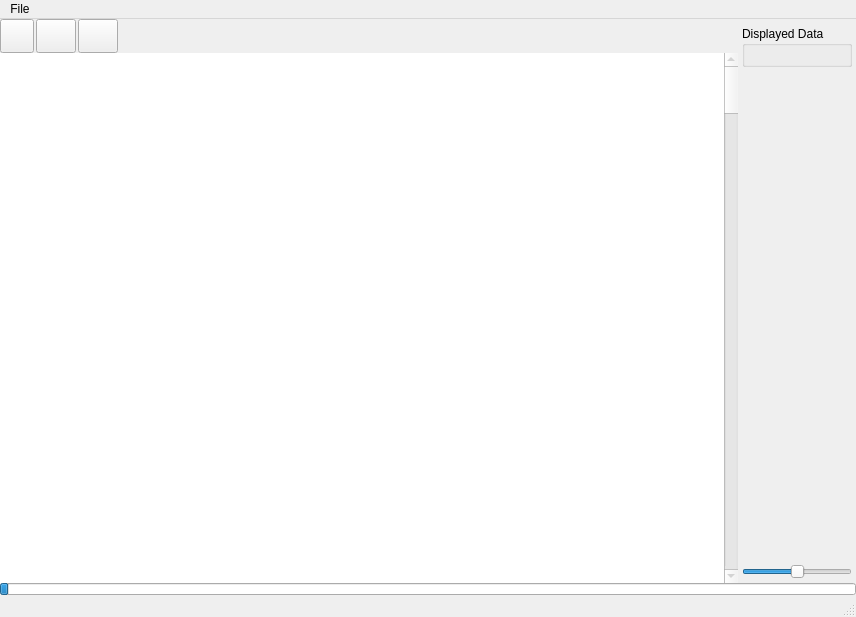
<?xml version="1.0" encoding="UTF-8"?>
<ui version="4.0">
 <class>main_window</class>
 <widget class="QMainWindow" name="main_window">
  <property name="geometry">
   <rect>
    <x>0</x>
    <y>0</y>
    <width>856</width>
    <height>617</height>
   </rect>
  </property>
  <property name="windowTitle">
   <string>MainWindow</string>
  </property>
  <widget class="QWidget" name="central_widget">
   <layout class="QGridLayout" name="gridLayout_2">
    <property name="leftMargin">
     <number>0</number>
    </property>
    <property name="topMargin">
     <number>0</number>
    </property>
    <property name="rightMargin">
     <number>0</number>
    </property>
    <property name="bottomMargin">
     <number>0</number>
    </property>
    <property name="spacing">
     <number>0</number>
    </property>
    <item row="0" column="1">
     <widget class="QWidget" name="control_panel_widget" native="true">
      <property name="sizePolicy">
       <sizepolicy hsizetype="Preferred" vsizetype="Preferred">
        <horstretch>0</horstretch>
        <verstretch>0</verstretch>
       </sizepolicy>
      </property>
      <layout class="QVBoxLayout" name="verticalLayout">
       <property name="spacing">
        <number>4</number>
       </property>
       <property name="leftMargin">
        <number>4</number>
       </property>
       <property name="topMargin">
        <number>7</number>
       </property>
       <property name="rightMargin">
        <number>4</number>
       </property>
       <property name="bottomMargin">
        <number>4</number>
       </property>
       <item>
        <widget class="VMarkerOptionsGroupBox" name="marker_options_groupbox">
         <property name="enabled">
          <bool>true</bool>
         </property>
         <property name="sizePolicy">
          <sizepolicy hsizetype="Preferred" vsizetype="Preferred">
           <horstretch>0</horstretch>
           <verstretch>0</verstretch>
          </sizepolicy>
         </property>
         <property name="title">
          <string>Displayed Data</string>
         </property>
         <property name="flat">
          <bool>false</bool>
         </property>
         <layout class="QVBoxLayout" name="data_display_layout">
          <property name="leftMargin">
           <number>9</number>
          </property>
          <property name="topMargin">
           <number>9</number>
          </property>
          <property name="rightMargin">
           <number>9</number>
          </property>
          <property name="bottomMargin">
           <number>9</number>
          </property>
         </layout>
        </widget>
       </item>
       <item>
        <widget class="VTabWidget" name="tables_tab_widget" native="true">
         <property name="sizePolicy">
          <sizepolicy hsizetype="Preferred" vsizetype="MinimumExpanding">
           <horstretch>0</horstretch>
           <verstretch>0</verstretch>
          </sizepolicy>
         </property>
         <layout class="QVBoxLayout" name="verticalLayout_2">
          <property name="spacing">
           <number>0</number>
          </property>
          <property name="leftMargin">
           <number>0</number>
          </property>
          <property name="topMargin">
           <number>0</number>
          </property>
          <property name="rightMargin">
           <number>0</number>
          </property>
          <property name="bottomMargin">
           <number>0</number>
          </property>
         </layout>
        </widget>
       </item>
       <item>
        <widget class="QSlider" name="probability_slider">
         <property name="sizePolicy">
          <sizepolicy hsizetype="Preferred" vsizetype="Fixed">
           <horstretch>0</horstretch>
           <verstretch>0</verstretch>
          </sizepolicy>
         </property>
         <property name="toolTip">
          <string>Set probability</string>
         </property>
         <property name="autoFillBackground">
          <bool>false</bool>
         </property>
         <property name="maximum">
          <number>100</number>
         </property>
         <property name="sliderPosition">
          <number>50</number>
         </property>
         <property name="orientation">
          <enum>Qt::Horizontal</enum>
         </property>
         <property name="tickPosition">
          <enum>QSlider::NoTicks</enum>
         </property>
        </widget>
       </item>
      </layout>
     </widget>
    </item>
    <item row="1" column="0" colspan="2">
     <widget class="QProgressBar" name="progress_bar">
      <property name="maximumSize">
       <size>
        <width>16777215</width>
        <height>12</height>
       </size>
      </property>
      <property name="value">
       <number>1</number>
      </property>
      <property name="textVisible">
       <bool>false</bool>
      </property>
     </widget>
    </item>
    <item row="0" column="0">
     <widget class="QWidget" name="graphics_widget" native="true">
      <layout class="QVBoxLayout" name="verticalLayout_4">
       <property name="spacing">
        <number>0</number>
       </property>
       <property name="leftMargin">
        <number>0</number>
       </property>
       <property name="topMargin">
        <number>0</number>
       </property>
       <property name="rightMargin">
        <number>0</number>
       </property>
       <property name="bottomMargin">
        <number>0</number>
       </property>
       <item>
        <layout class="QHBoxLayout" name="horizontalLayout_5">
         <property name="spacing">
          <number>2</number>
         </property>
         <item>
          <widget class="QPushButton" name="resize_button">
           <property name="enabled">
            <bool>true</bool>
           </property>
           <property name="sizePolicy">
            <sizepolicy hsizetype="Fixed" vsizetype="Fixed">
             <horstretch>0</horstretch>
             <verstretch>0</verstretch>
            </sizepolicy>
           </property>
           <property name="minimumSize">
            <size>
             <width>34</width>
             <height>34</height>
            </size>
           </property>
           <property name="maximumSize">
            <size>
             <width>32</width>
             <height>34</height>
            </size>
           </property>
           <property name="toolTip">
            <string>fit image to window</string>
           </property>
           <property name="text">
            <string/>
           </property>
           <property name="icon">
            <iconset resource="../resources.qrc">
             <normaloff>:/resize</normaloff>:/resize</iconset>
           </property>
           <property name="iconSize">
            <size>
             <width>32</width>
             <height>32</height>
            </size>
           </property>
           <property name="autoDefault">
            <bool>false</bool>
           </property>
           <property name="default">
            <bool>false</bool>
           </property>
           <property name="flat">
            <bool>false</bool>
           </property>
          </widget>
         </item>
         <item>
          <widget class="QPushButton" name="zoom_out_button">
           <property name="enabled">
            <bool>true</bool>
           </property>
           <property name="sizePolicy">
            <sizepolicy hsizetype="Fixed" vsizetype="Fixed">
             <horstretch>0</horstretch>
             <verstretch>0</verstretch>
            </sizepolicy>
           </property>
           <property name="minimumSize">
            <size>
             <width>34</width>
             <height>34</height>
            </size>
           </property>
           <property name="maximumSize">
            <size>
             <width>40</width>
             <height>34</height>
            </size>
           </property>
           <property name="toolTip">
            <string>zoom out</string>
           </property>
           <property name="text">
            <string/>
           </property>
           <property name="icon">
            <iconset resource="../resources.qrc">
             <normaloff>:/zoom_out</normaloff>:/zoom_out</iconset>
           </property>
           <property name="iconSize">
            <size>
             <width>24</width>
             <height>24</height>
            </size>
           </property>
           <property name="shortcut">
            <string>Ctrl+Shift+_</string>
           </property>
          </widget>
         </item>
         <item>
          <widget class="QPushButton" name="zoom_in_button">
           <property name="sizePolicy">
            <sizepolicy hsizetype="Fixed" vsizetype="Fixed">
             <horstretch>0</horstretch>
             <verstretch>0</verstretch>
            </sizepolicy>
           </property>
           <property name="minimumSize">
            <size>
             <width>40</width>
             <height>34</height>
            </size>
           </property>
           <property name="maximumSize">
            <size>
             <width>40</width>
             <height>34</height>
            </size>
           </property>
           <property name="toolTip">
            <string>zoom in</string>
           </property>
           <property name="text">
            <string/>
           </property>
           <property name="icon">
            <iconset resource="../resources.qrc">
             <normaloff>:/zoom_in</normaloff>:/zoom_in</iconset>
           </property>
           <property name="iconSize">
            <size>
             <width>24</width>
             <height>24</height>
            </size>
           </property>
           <property name="shortcut">
            <string>Ctrl++</string>
           </property>
          </widget>
         </item>
         <item>
          <spacer name="graphics_button_spacer">
           <property name="orientation">
            <enum>Qt::Horizontal</enum>
           </property>
           <property name="sizeHint" stdset="0">
            <size>
             <width>40</width>
             <height>20</height>
            </size>
           </property>
          </spacer>
         </item>
        </layout>
       </item>
       <item>
        <layout class="QHBoxLayout" name="view_layout">
         <property name="spacing">
          <number>0</number>
         </property>
         <item>
          <widget class="VGraphicsView" name="graphics_view">
           <property name="sizePolicy">
            <sizepolicy hsizetype="MinimumExpanding" vsizetype="MinimumExpanding">
             <horstretch>0</horstretch>
             <verstretch>0</verstretch>
            </sizepolicy>
           </property>
           <property name="frameShape">
            <enum>QFrame::NoFrame</enum>
           </property>
           <property name="frameShadow">
            <enum>QFrame::Plain</enum>
           </property>
           <property name="lineWidth">
            <number>1</number>
           </property>
           <property name="transformationAnchor">
            <enum>QGraphicsView::AnchorUnderMouse</enum>
           </property>
           <property name="resizeAnchor">
            <enum>QGraphicsView::AnchorViewCenter</enum>
           </property>
          </widget>
         </item>
         <item>
          <widget class="VScrollBar" name="graphics_view_scrollbar">
           <property name="enabled">
            <bool>false</bool>
           </property>
           <property name="sizePolicy">
            <sizepolicy hsizetype="Fixed" vsizetype="MinimumExpanding">
             <horstretch>0</horstretch>
             <verstretch>0</verstretch>
            </sizepolicy>
           </property>
           <property name="minimumSize">
            <size>
             <width>0</width>
             <height>0</height>
            </size>
           </property>
           <property name="toolTip">
            <string>Scroll through images</string>
           </property>
           <property name="orientation">
            <enum>Qt::Vertical</enum>
           </property>
           <property name="invertedAppearance">
            <bool>false</bool>
           </property>
          </widget>
         </item>
        </layout>
       </item>
      </layout>
     </widget>
    </item>
   </layout>
  </widget>
  <widget class="QMenuBar" name="menubar">
   <property name="geometry">
    <rect>
     <x>0</x>
     <y>0</y>
     <width>856</width>
     <height>27</height>
    </rect>
   </property>
   <widget class="QMenu" name="menu_file">
    <property name="title">
     <string>File</string>
    </property>
    <widget class="QMenu" name="menu_open_data">
     <property name="title">
      <string>Open data...</string>
     </property>
     <addaction name="action_open_ground_truth"/>
     <addaction name="action_open_predicted"/>
    </widget>
    <addaction name="menu_open_data"/>
    <addaction name="action_open_image"/>
    <addaction name="action_save"/>
    <addaction name="action_save_as"/>
    <addaction name="action_quit"/>
   </widget>
   <addaction name="menu_file"/>
  </widget>
  <widget class="QStatusBar" name="statusbar">
   <property name="sizeGripEnabled">
    <bool>true</bool>
   </property>
  </widget>
  <action name="action_open_image">
   <property name="text">
    <string>Open image...</string>
   </property>
  </action>
  <action name="action_open_ground_truth">
   <property name="text">
    <string>Ground Truth</string>
   </property>
  </action>
  <action name="action_open_predicted">
   <property name="text">
    <string>Predicted</string>
   </property>
  </action>
  <action name="action_save">
   <property name="text">
    <string>Save</string>
   </property>
   <property name="shortcut">
    <string>Ctrl+S</string>
   </property>
  </action>
  <action name="action_save_as">
   <property name="text">
    <string>Save As...</string>
   </property>
  </action>
  <action name="action_quit">
   <property name="text">
    <string>Quit</string>
   </property>
   <property name="shortcut">
    <string>Ctrl+Q</string>
   </property>
  </action>
 </widget>
 <customwidgets>
  <customwidget>
   <class>VGraphicsView</class>
   <extends>QGraphicsView</extends>
   <header>vsvis.widgets</header>
   <slots>
    <slot>fit_to_window()</slot>
    <slot>zoom_out()</slot>
    <slot>zoom_in()</slot>
   </slots>
  </customwidget>
  <customwidget>
   <class>VMarkerOptionsGroupBox</class>
   <extends>QGroupBox</extends>
   <header>vsvis.widgets</header>
   <container>1</container>
  </customwidget>
  <customwidget>
   <class>VTabWidget</class>
   <extends>QWidget</extends>
   <header>vsvis.widgets</header>
   <container>1</container>
  </customwidget>
  <customwidget>
   <class>VScrollBar</class>
   <extends>QScrollBar</extends>
   <header>vsvis.widgets</header>
  </customwidget>
 </customwidgets>
 <resources>
  <include location="../resources.qrc"/>
 </resources>
 <connections>
  <connection>
   <sender>resize_button</sender>
   <signal>clicked()</signal>
   <receiver>graphics_view</receiver>
   <slot>fit_to_window()</slot>
   <hints>
    <hint type="sourcelabel">
     <x>36</x>
     <y>52</y>
    </hint>
    <hint type="destinationlabel">
     <x>190</x>
     <y>172</y>
    </hint>
   </hints>
  </connection>
  <connection>
   <sender>zoom_in_button</sender>
   <signal>clicked()</signal>
   <receiver>graphics_view</receiver>
   <slot>zoom_in()</slot>
   <hints>
    <hint type="sourcelabel">
     <x>129</x>
     <y>55</y>
    </hint>
    <hint type="destinationlabel">
     <x>324</x>
     <y>97</y>
    </hint>
   </hints>
  </connection>
  <connection>
   <sender>zoom_out_button</sender>
   <signal>clicked()</signal>
   <receiver>graphics_view</receiver>
   <slot>zoom_out()</slot>
   <hints>
    <hint type="sourcelabel">
     <x>87</x>
     <y>58</y>
    </hint>
    <hint type="destinationlabel">
     <x>255</x>
     <y>114</y>
    </hint>
   </hints>
  </connection>
 </connections>
</ui>
